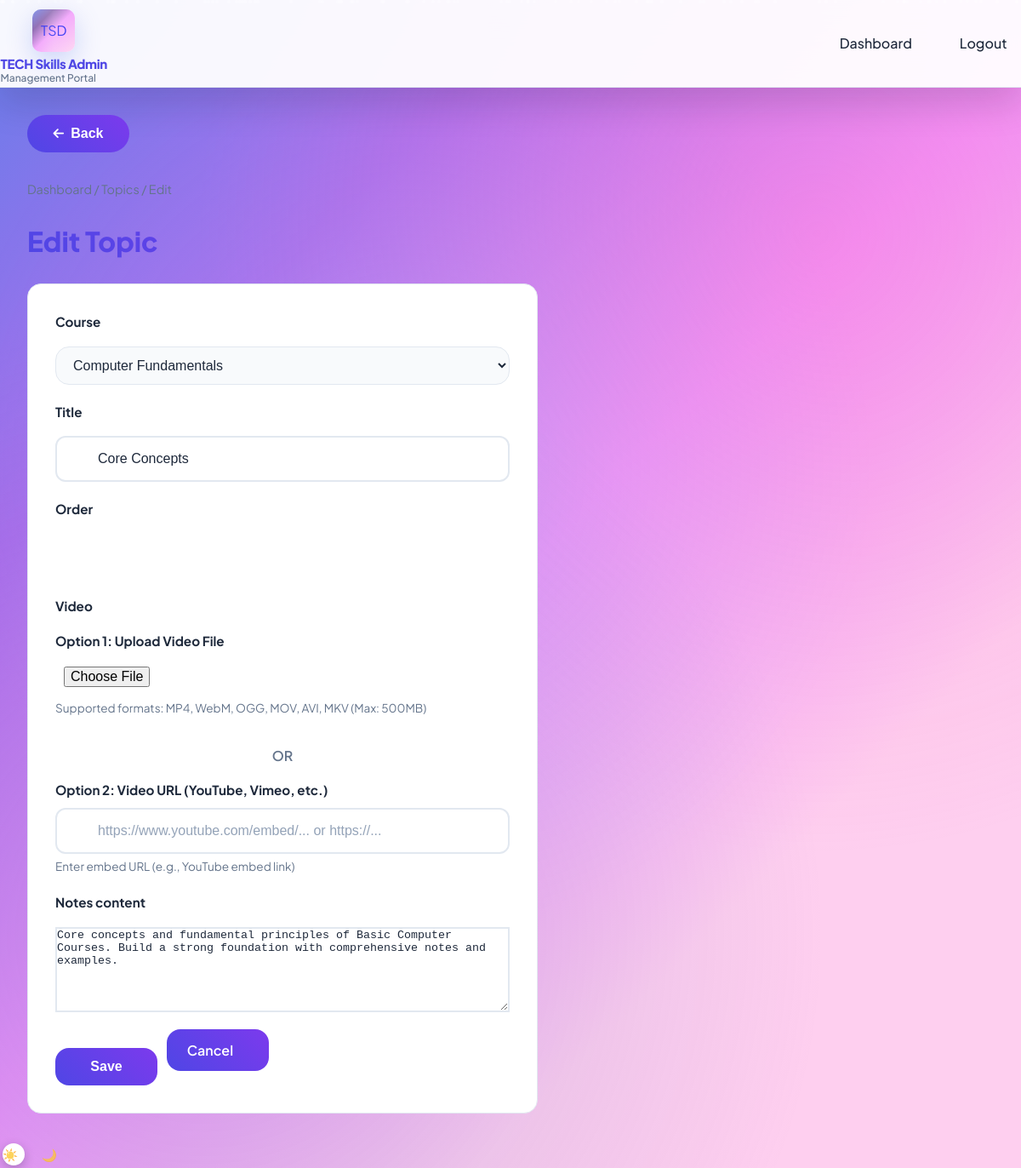
The page /admin/topics/314/edit (signed in) on the database as committed earlier.
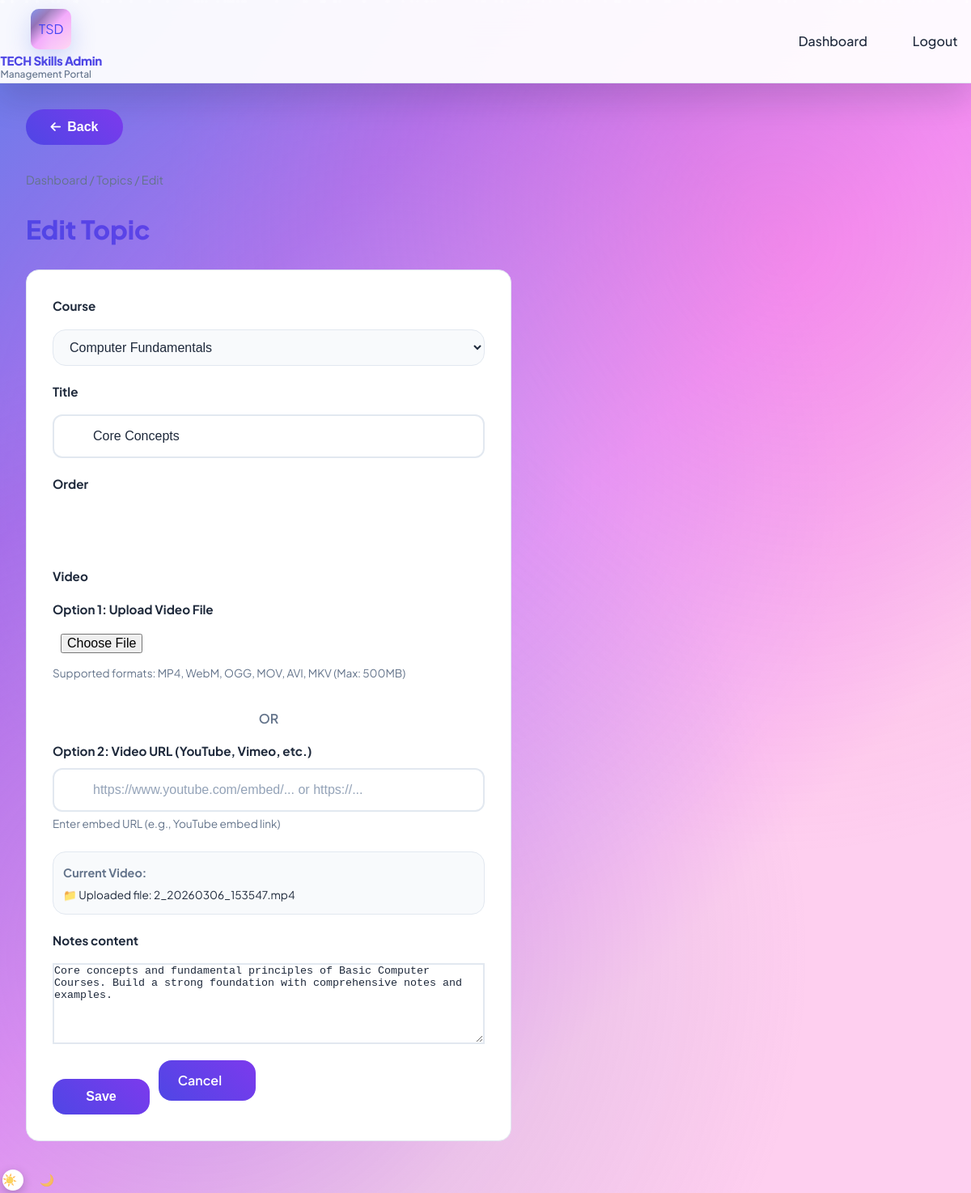
The same page on the database as committed later.
### models.py (models this page shows)
class CourseTopic(db.Model):
    __tablename__ = "course_topics"
    id = db.Column(db.Integer, primary_key=True)
    course_id = db.Column(db.Integer, db.ForeignKey("courses.id"), nullable=False)
    title = db.Column(db.String(200), nullable=False)
    order = db.Column(db.Integer, default=0)
    video_url = db.Column(db.String(500), nullable=True)
    notes_content = db.Column(db.Text, nullable=True)
    quiz_questions = db.Column(db.Text, nullable=True)  # JSON list of {question, options, correct_index}
    course_test_questions = db.Column(db.Text, nullable=True)  # Only for topic that is "Course Test"

class Course(db.Model):
    __tablename__ = "courses"
    id = db.Column(db.Integer, primary_key=True)
    category_id = db.Column(db.Integer, db.ForeignKey("categories.id"), nullable=False)
    name = db.Column(db.String(200), nullable=False)
    slug = db.Column(db.String(200), nullable=False)
    description = db.Column(db.Text, nullable=True)
    duration_weeks = db.Column(db.Integer, default=4)
    syllabus_text = db.Column(db.Text, nullable=True)
    topics = db.relationship("CourseTopic", backref="course", lazy="dynamic", order_by="CourseTopic.order")
    enrollments = db.relationship("Enrollment", backref="course", lazy="dynamic")

### app.py (the view, shortened to what this page needs)
@app.route("/admin/topics/<int:topic_id>/edit", methods=["GET", "POST"])
@login_required
@admin_required
def admin_topic_edit(topic_id):
    topic = CourseTopic.query.get_or_404(topic_id)
    courses = Course.query.order_by(Course.id).all()
    return render_template("admin/admin_topic_form.html", topic=topic, courses=courses)

### app.py (called while the page is built)
@login_manager.user_loader
def load_user(user_id):
    if user_id is None:
        return None
    try:
        return User.query.get(int(user_id))
    except (ValueError, TypeError):
        return None

def admin_required(f):
    @wraps(f)
    def decorated(*args, **kwargs):
        if not current_user.is_authenticated or current_user.role != "admin":
            flash("Admin access required.", "error")
            return redirect(url_for("admin_login"))
        return f(*args, **kwargs)
    return decorated

### templates/admin/admin_topic_form.html (shortened to what this page needs)
{% extends "base.html" %}
{% block content %}
<nav class="breadcrumb"><a href="{{ url_for('admin_dashboard') }}">Dashboard</a> / <a href="{{ url_for('admin_topics') }}">Topics</a> / {{ 'Edit' if topic else 'Add' }}</nav>
<h1 class="page-title">{{ 'Edit' if topic else 'Add' }} Topic</h1>
<div class="form-card" style="max-width: 600px;">
    <form method="post" action="{{ url_for('admin_topic_edit', topic_id=topic.id) if topic else url_for('admin_topic_add') }}" enctype="multipart/form-data">
        <div class="form-group">
            <label for="course_id">Course</label>
            <select id="course_id" name="course_id" required>
                {% for co in courses %}
                <option value="{{ co.id }}" {% if topic and topic.course_id == co.id %}selected{% elif selected_course_id and co.id == selected_course_id %}selected{% endif %}>{{ co.name }}</option>
                {% endfor %}
            </select>
        </div>
        <div class="form-group">
            <label for="title">Title</label>
            <input type="text" id="title" name="title" value="{{ topic.title if topic else '' }}" required>
        </div>
        <div class="form-group">
            <label for="order">Order</label>
            <input type="number" id="order" name="order" value="{{ topic.order if topic else 0 }}">
        </div>
        <div class="form-group">
            <label>Video</label>
            <div style="margin-bottom: 0.5rem;">
                <label style="font-weight: 600; display: block; margin-bottom: 0.5rem;">Option 1: Upload Video File</label>
                <input type="file" id="video_file" name="video_file" accept="video/mp4,video/webm,video/ogg,video/quicktime,video/x-msvideo,video/x-matroska" style="width: 100%; padding: 0.5rem; border: 1px solid var(--border); border-radius: var(--radius); background: var(--surface2); color: var(--text);">
                <small style="color: var(--text-muted); font-size: 0.85rem; display: block; margin-top: 0.25rem;">
                    Supported formats: MP4, WebM, OGG, MOV, AVI, MKV (Max: 500MB)
                </small>
            </div>
            <div style="margin-top: 1rem; text-align: center; color: var(--text-muted); font-weight: 600;">OR</div>
            <div style="margin-top: 0.5rem;">
                <label style="font-weight: 600; display: block; margin-bottom: 0.5rem;">Option 2: Video URL (YouTube, Vimeo, etc.)</label>
                <input type="text" id="video_url" name="video_url" value="{{ topic.video_url if topic and not topic.video_url.startswith('/static/uploads/videos/') else '' }}" placeholder="https://www.youtube.com/embed/... or https://...">
                <small style="color: var(--text-muted); font-size: 0.85rem; display: block; margin-top: 0.25rem;">
                    Enter embed URL (e.g., YouTube embed link)
                </small>
            </div>
            {% if topic and topic.video_url %}
            <div style="margin-top: 1rem; padding: 0.75rem; background: var(--surface2); border-radius: var(--radius); border: 1px solid var(--border);">
                <strong style="color: var(--text-muted); font-size: 0.9rem;">Current Video:</strong>
                <div style="margin-top: 0.25rem; color: var(--accent); font-size: 0.85rem;">
                    {% if topic.video_url.startswith('/static/uploads/videos/') %}
                        📁 Uploaded file: {{ topic.video_url.split('/')[-1] }}
                    {% else %}
                        🔗 URL: {{ topic.video_url[:60] }}{% if topic.video_url|length > 60 %}...{% endif %}
                    {% endif %}
                </div>
            </div>
            {% endif %}
        </div>
        <div class="form-group">
            <label for="notes_content">Notes content</label>
            <textarea id="notes_content" name="notes_content" rows="5">{{ topic.notes_content if topic else '' }}</textarea>
        </div>
        <button type="submit" class="btn btn-primary">Save</button>
        <a href="{{ url_for('admin_topics') }}" class="btn btn-secondary" style="margin-left: 0.5rem;">Cancel</a>
    </form>
</div>
{% endblock %}

Rows that differ between the two databases and show on the page:
changed CourseTopic "Core Concepts": video_url (not shown) → "2_20260306_153547.mp4"
Other text that changed with them:
text now shown: "Current Video: 📁 Uploaded file:"
